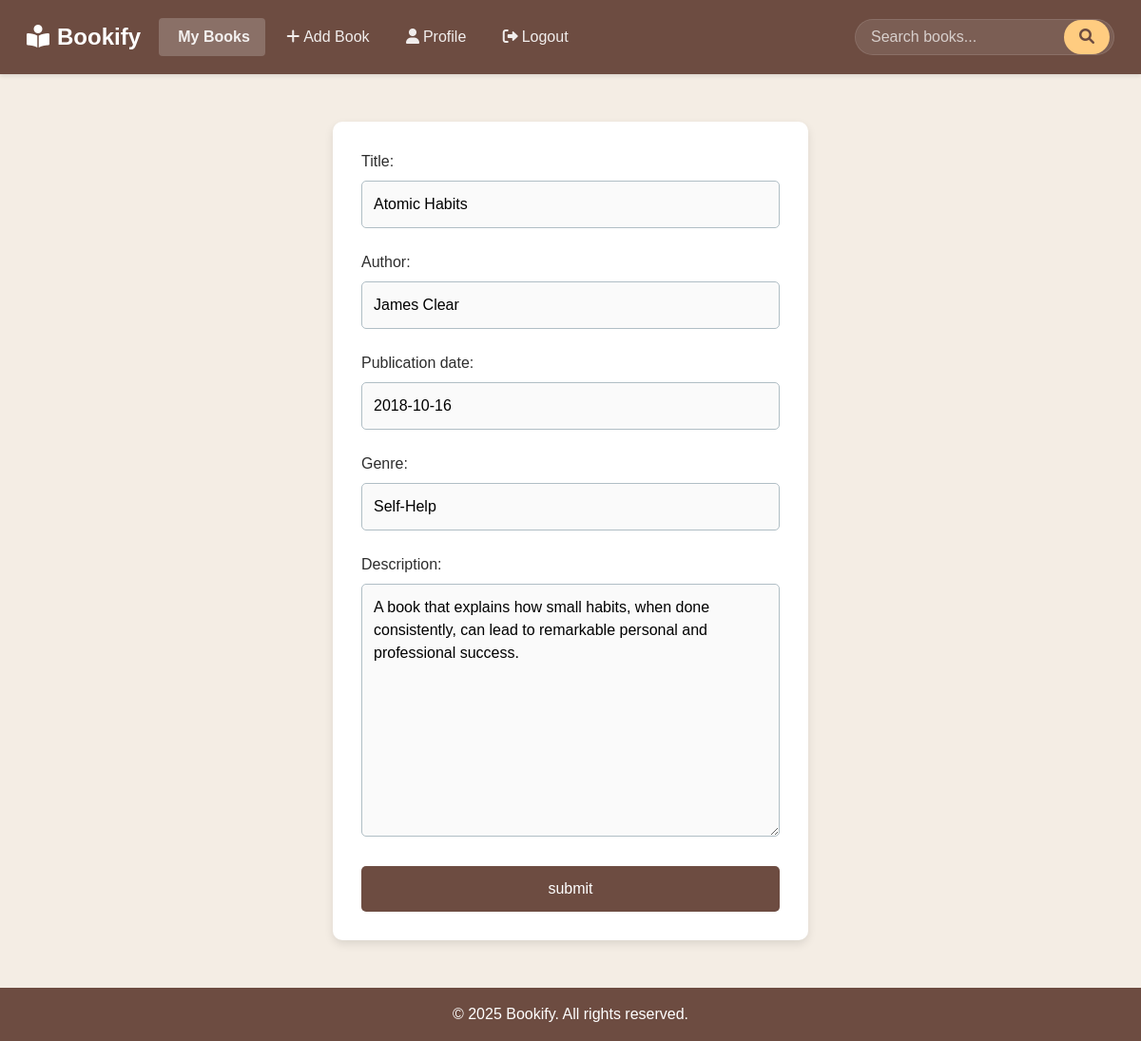
The page /api/books/10/edit/ (signed in) on the database its author committed.
### books/models.py (models this page shows, shortened)
class Book(models.Model):
    user = models.ForeignKey(settings.AUTH_USER_MODEL, on_delete=models.CASCADE)
    title = models.CharField(max_length=255)
    author = models.CharField(max_length=255)
    publication_date = models.DateField()
    genre = models.CharField(max_length=100)
    description = models.TextField()
    created_at = models.DateTimeField(auto_now_add=True)
    updated_at = models.DateTimeField(auto_now=True)

### books/views.py (the view)
# urls.py: path("books/<int:pk>/edit/", book_update, name="book-update"),
def book_update(request, pk):
    book = get_object_or_404(Book, pk=pk, user=request.user)
    if request.method == "POST":
        if request.user.is_authenticated:
            form = BookForm(request.POST, instance=book)
            if form.is_valid():
                form.save()
                return redirect("book-list")
        messages.error(request,"Please Login First")
        return redirect('login')
    else:
        form = BookForm(instance=book)
    return render(request, "books/book_form.html", {"form": form})

### books/forms.py
class BookForm(forms.ModelForm):
    class Meta:
        model = Book
        fields = ["title", "author", "publication_date", "genre", "description"]

### books/templates/books/book_form.html (shortened to what this page needs)
{% extends 'base.html' %}
{% block content %}
<form action="" method="post" id="atharvaki">
    {{form.as_p}}
    <input type="submit" value="submit">
</form>
{% endblock %}

### rows shown on the page
Book: title "Atomic Habits", author "James Clear", publication_date "2018-10-16", genre "Self-Help", description "A book that explains how small habits, when done consistently, can lead to remarkable personal and professional success."
